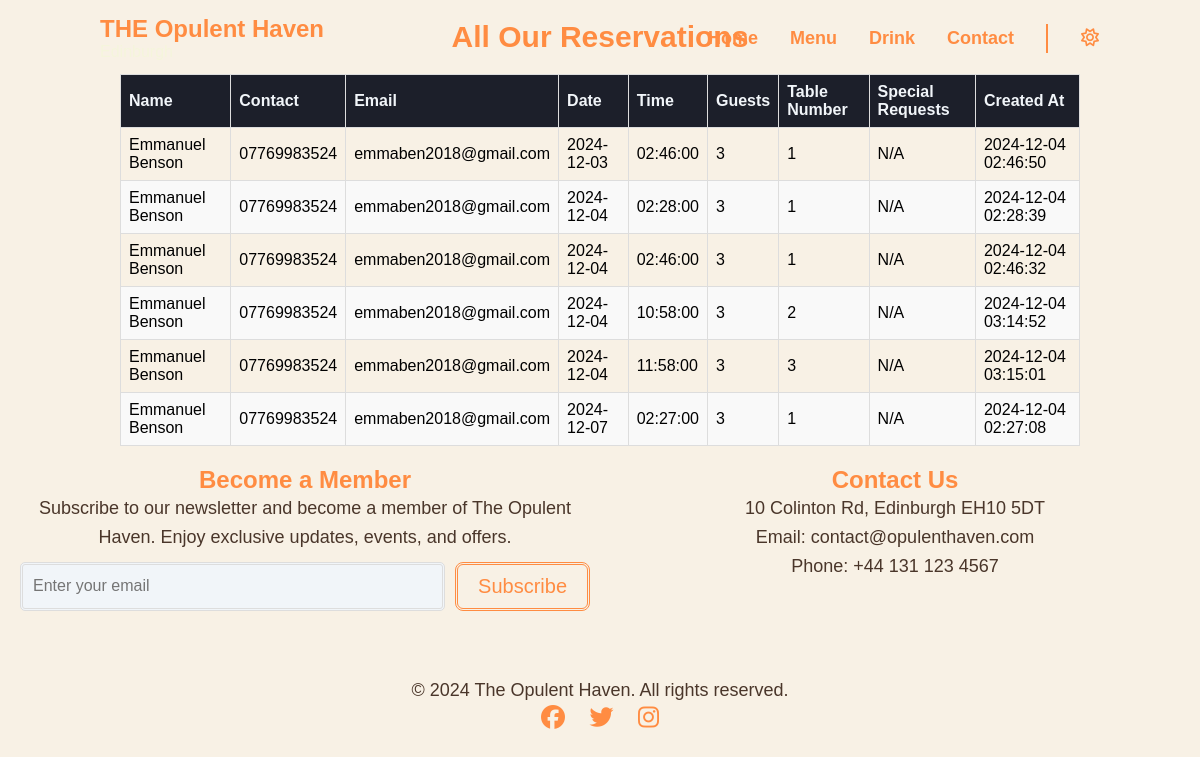
The app's page /reservations with its own data.
### app.py (models this page shows)
class Reservation(db.Model):
    id = db.Column(db.Integer, primary_key=True)
    name = db.Column(db.String(100), nullable=False)
    contact = db.Column(db.String(20), nullable=False)
    email = db.Column(db.String(100), nullable=False)
    date = db.Column(db.Date, nullable=False)
    time = db.Column(db.Time, nullable=False, default=lambda: datetime.utcnow().time().replace(microsecond=0))
    guests = db.Column(db.Integer, nullable=False)
    table_number = db.Column(db.Integer, nullable=False)
    special_requests = db.Column(db.Text)
    created_at = db.Column(db.DateTime, default=lambda: datetime.utcnow().replace(microsecond=0))

### app.py (the view)
@app.route('/reservations')
def reservations():
    all_reservations = Reservation.query.order_by(Reservation.date, Reservation.time).all()
    return render_template('reservations.html', reservations=all_reservations)

### templates/reservations.html (shortened to what this page needs)
{% extends "base.html" %}
{% block content %}
    <section class="reservations-page">
        <h1>All Our Reservations</h1>
        <table>
            <thead>
                <tr>
                    <th>Name</th>
                    <th>Contact</th>
                    <th>Email</th>
                    <th>Date</th>
                    <th>Time</th>
                    <th>Guests</th>
                    <th>Table Number</th>
                    <th>Special Requests</th>
                    <th>Created At</th>
                </tr>
            </thead>
            <tbody>
                {% for reservation in reservations %}
                <tr>
                    <td>{{ reservation.name }}</td>
                    <td>{{ reservation.contact }}</td>
                    <td>{{ reservation.email }}</td>
                    <td>{{ reservation.date }}</td>
                    <td>{{ reservation.time.strftime('%H:%M:%S') }}</td>
                    <td>{{ reservation.guests }}</td>
                    <td>{{ reservation.table_number }}</td>
                    <td>{{ reservation.special_requests or 'N/A' }}</td>
                    <td>{{ reservation.created_at.strftime('%Y-%m-%d %H:%M:%S') }}</td>
                </tr>
                {% endfor %}
            </tbody>
        </table>
    </section>
{% endblock %}

### templates/base.html (shortened to what this page needs)
<!DOCTYPE html>
<html lang="en">
<head>
    <link href="https://cdnjs.cloudflare.com/ajax/libs/font-awesome/6.5.0/css/all.min.css" rel="stylesheet">
    <link rel="stylesheet" href="{{ url_for('static', filename='css/styles.css') }}">
    <link rel="stylesheet" href="{{ url_for('static', filename='css/menu.css') }}">
    <link rel="stylesheet" href="{{ url_for('static', filename='css/drinks.css') }}">
    <link rel="stylesheet" href="{{ url_for('static', filename='css/contact.css') }}">
    <link rel="stylesheet" href="{{ url_for('static', filename='css/reservations.css') }}">
</head>
<body>
    <header>
        <div class="nav-left">
            <span class="lounge-name"></span>
            <span class="lounge-location">Edinburgh</span>
        </div>
        <ul class="navigation">
            <li><a href="/" class="nav-link" onclick="toggleMenu(); setActive(event)" >Home</a></li>
            <li><a href="/menu" class="nav-link" onclick="toggleMenu(); setActive(event)">Menu</a></li>
            <li><a href="/drinks" class="nav-link" onclick="toggleMenu(); setActive(event)">Drink</a></li>
            <li><a href="/contact" class="nav-link" onclick="toggleMenu(); setActive(event)">Contact</a></li>
            <li class="header__line"></li>
            <button id="theme-toggle" class="header__sun">
                <i class="fa-regular fa-sun"></i>
            </button>
        </ul>
    </header>
    <main>
        {% block content %}
        {% endblock %}
    </main>
    <footer class="footer">
        <div class="footer-content">
            <div class="footer-subscribe">
                <h2>Become a Member</h2>
                <p>Subscribe to our newsletter and become a member of The Opulent Haven. Enjoy exclusive updates, events,
                    and offers.</p>
                <form id="subscribe-form" method="POST" action="/subscribe">
                    <input type="email" name="email" placeholder="Enter your email" required>
                    <button type="submit">Subscribe</button>
                </form>
                <div id="subscribe-message" class="subscription-message"></div>
            </div>
            <div class="footer-contact">
                <h2>Contact Us</h2>
                <p>10 Colinton Rd, Edinburgh EH10 5DT</p>
                <p>Email: contact@opulenthaven.com</p>
                <p>Phone: +44 131 123 4567</p>
            </div>
        </div>
        <div class="footer-bottom">
            <p>© 2024 The Opulent Haven. All rights reserved.</p>
            <div class="social-icons">
                <a href="#"><i class="fa-brands fa-facebook"></i></a>
                <a href="#"><i class="fa-brands fa-twitter"></i></a>
                <a href="#"><i class="fa-brands fa-instagram"></i></a>
            </div>
        </div>
    </footer>
</body>
</html>

### static/css/styles.css (style rules this page uses)
* { font-family: Arial, sans-serif; margin: 0; padding: 0; box-sizing: border-box; }
:root { --clr-dark: #070a13; --clr-light: #f1f5f9; --clr-ivory: #F8F1E5; --clr-orange: #FF8C42; --clr-gold: #D4AF37; --clr-beige: #f5f5dc; --clr-brown: #4A362A; --size-xxs: 0.5rem; --size-xs: 0.75rem; --size-sm: 0.875rem; --size-base: 1rem; --size-lg: 1.125rem; --size-xl: 1.25rem; --size-2xl: 1.5rem; --size-3xl: 1.875rem; --size-4xl: 2.25rem; --size-5xl: 3rem; --size-6xl: 3.75rem; --size-7xl: 4.5rem; --size-8xl: 6rem; --size-9xl: 8rem; --size-10xl: 10rem; }
body { background-color: var(--clr-ivory); font-family: serif; }
section { margin-bottom: 25px; }
p { line-height: 2.1; font-size: var(--size-lg); color: var(--clr-brown); text-align: center; }
h1 { font-size: var(--size-3xl); color: var(--clr-orange); text-align: center; font-weight: bold; }
h2 { font-size: var(--size-2xl); color: var(--clr-orange); text-align: center; font-weight: bold; }
header { position: absolute; top: 0; left: 0; width: 100%; padding: 15px 100px; z-index: 10000; display: flex; justify-content: space-between; align-items: center; transition: 0.5s; }
.nav-left { display: flex; flex-direction: column; align-items: flex-start; }
.lounge-name { font-size: var(--size-2xl); font-weight: bold; color: var(--clr-orange); }
.lounge-name:after { content: ""; animation: abomination1 3.5s linear 1; animation-fill-mode: forwards; }
.lounge-location { font-size: var(--size-base); color: var(--clr-beige); }
header .navigation { position: relative; display: flex; align-items: center; padding: 0; gap: 2em; list-style: none; }
.nav-link { position: relative; padding-bottom: 5px; text-decoration: none; color: var(--clr-orange); font-weight: 600; font-size: var(--size-lg); transition: color 0.3s, letter-spacing 0.8s; }
.nav-link::after { content: ""; position: absolute; left: 0; bottom: 0; width: 0; height: 2px; background-color: var(--clr-orange); transition: width 0.6s ease-in-out; }
.header__line { border: 1px solid var(--clr-orange); font-size: var(--size-lg); padding-top: 1.5em; font-weight: 600; }
.header__sun { display: block; background: none; border: none; padding: 0; font-weight: 600; font-size: var(--size-lg); color: var(--clr-orange); width: var(--size-xl); height: var(--size-xl); transition: .8s; }
.footer { padding: 0 20px; }
.footer-content { display: flex; flex-wrap: wrap; justify-content: space-between; gap: 20px; }
.footer-subscribe, .footer-contact { flex: 1; min-width: 250px; }
.footer-subscribe { position: relative; }
.footer p { line-height: 1.6; }
.footer-subscribe form { display: flex; gap: 10px; margin-top: 10px; }
.footer-subscribe input { background: var(--clr-light); flex: 1; padding: 10px; border: 3px double #ddd; border-radius: 5px; font-size: var(--size-base); }
.footer-subscribe button { padding: 10px 20px; background-color: transparent; color: var(--clr-orange); border: 3px double var(--clr-orange); border-radius: 8px; cursor: pointer; font-size: var(--size-xl); }
.subscription-message { margin-top: 15px; padding: 10px; border-radius: 5px; text-align: center; font-size: var(--size-base); }
.footer-bottom { text-align: center; margin-top: 20px; padding-top: 10px; }
.social-icons a { display: inline-block; margin: 0 10px; color: var(--clr-orange); font-size: var(--size-2xl); transition: transform 0.5s ease; }

### static/css/contact.css (style rules this page uses)
input, textarea, .button { width: 100%; padding: 10px; font-size: var(--size-base); border-radius: 8px; border: 1px solid #ccc; }

### static/css/reservations.css (style rules this page uses)
.reservations-page { padding: 20px; max-width: 1000px; margin: 0 auto; }
table { width: 100%; border-collapse: collapse; margin-top: 20px; }
table th, table td { border: 1px solid #ddd; padding: 8px; text-align: left; }
table th { background-color: #1c1f2a; color: #f1f5f9; }
table tr:nth-child(even) { background-color: #f9f9f9; }

### records on screen
Reservation: name "Emmanuel Benson", contact "07769983524", email "emmaben2018@gmail.com", date "2024-12-03", time "02:46:00", guests "3", table_number "1", special_requests "N/A", created_at "2024-12-04 02:46:50"
Reservation: name "Emmanuel Benson", contact "07769983524", email "emmaben2018@gmail.com", date "2024-12-04", time "02:28:00", guests "3", table_number "1", special_requests "N/A", created_at "2024-12-04 02:28:39"
Reservation: name "Emmanuel Benson", contact "07769983524", email "emmaben2018@gmail.com", date "2024-12-04", time "02:46:00", guests "3", table_number "1", special_requests "N/A", created_at "2024-12-04 02:46:32"
Reservation: name "Emmanuel Benson", contact "07769983524", email "emmaben2018@gmail.com", date "2024-12-04", time "10:58:00", guests "3", table_number "2", special_requests "N/A", created_at "2024-12-04 03:14:52"
Reservation: name "Emmanuel Benson", contact "07769983524", email "emmaben2018@gmail.com", date "2024-12-04", time "11:58:00", guests "3", table_number "3", special_requests "N/A", created_at "2024-12-04 03:15:01"
Reservation: name "Emmanuel Benson", contact "07769983524", email "emmaben2018@gmail.com", date "2024-12-07", time "02:27:00", guests "3", table_number "1", special_requests "N/A", created_at "2024-12-04 02:27:08"
